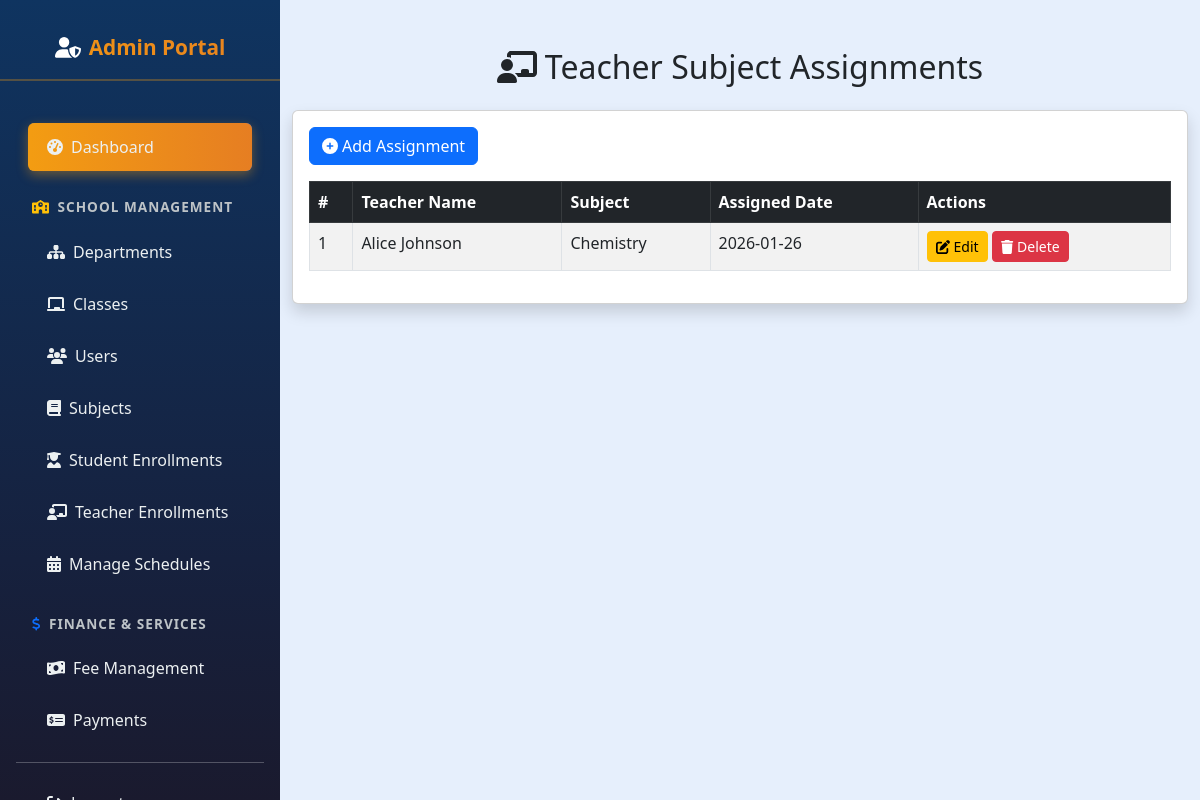
The app's page /admin/manage_assignments.php (signed in) with its own data.
### tables this page shows
CREATE TABLE `teacher_subjects` (
  `id` int(11) NOT NULL,
  `teacher_id` int(11) NOT NULL,
  `subject_id` int(11) NOT NULL,
  `assigned_date` date DEFAULT curdate()
);

CREATE TABLE `users` (
  `user_id` int(11) NOT NULL,
  `usertype` enum('Teacher','Student') NOT NULL,
  `first_name` varchar(50) NOT NULL,
  `last_name` varchar(50) NOT NULL,
  `email` varchar(100) NOT NULL,
  `password_hash` varchar(255) NOT NULL,
  `gender` enum('Male','Female','Other') NOT NULL,
  `dob` date NOT NULL,
  `contact_number` varchar(20) DEFAULT NULL,
  `address` text DEFAULT NULL,
  `profile_picture` varchar(255) DEFAULT NULL,
  `class_id` int(11) DEFAULT NULL,
  `created_at` datetime DEFAULT current_timestamp(),
  `updated_at` datetime DEFAULT current_timestamp() ON UPDATE current_timestamp()
);

CREATE TABLE `subjects` (
  `subject_id` int(11) NOT NULL,
  `subject_name` varchar(100) NOT NULL,
  `class_id` int(11) NOT NULL,
  `created_at` datetime DEFAULT current_timestamp(),
  `department_id` int(11) DEFAULT NULL,
  `credit_hours` int(11) NOT NULL DEFAULT 0
);

### admin/manage_assignments.php (the view, shortened to what this page needs)
<?php
include('config.php');
$result = $conn->query("
    SELECT ts.id, u.first_name, u.last_name, s.subject_name, ts.assigned_date
    FROM teacher_subjects ts
    JOIN users u ON ts.teacher_id = u.user_id
    JOIN subjects s ON ts.subject_id = s.subject_id
    ORDER BY ts.assigned_date DESC
");
?>
<!DOCTYPE html>
<html lang="en">
<head>
<link href="https://cdn.jsdelivr.net/npm/bootstrap@5.3.0/dist/css/bootstrap.min.css" rel="stylesheet" />
</head>
<body style="margin-left:280px; background-color:#e6effc;">
<?php include('admin_sidebar.php'); ?>
<div class="container mt-5">
<h2 class="mb-4 text-center"><i class="fas fa-chalkboard-teacher me-2"></i>Teacher Subject Assignments</h2>
<div class="card shadow">
<div class="card-body">
<div class="mb-3">
<a href="add_assignment.php" class="btn btn-primary"><i class="fas fa-plus-circle me-1"></i>Add Assignment</a>
</div>
<?php if($result->num_rows > 0): ?>
<table class="table table-bordered table-striped">
<thead class="table-dark">
<tr>
<th>#</th>
<th>Teacher Name</th>
<th>Subject</th>
<th>Assigned Date</th>
<th>Actions</th>
</tr>
</thead>
<tbody>
<?php $i=1; while($row = $result->fetch_assoc()): ?>
<tr>
<td><?= $i++ ?></td>
<td><?= htmlspecialchars($row['first_name'].' '.$row['last_name']) ?></td>
<td><?= htmlspecialchars($row['subject_name']) ?></td>
<td><?= htmlspecialchars($row['assigned_date']) ?></td>
<td>
<a href="edit_assignment.php?id=<?= $row['id'] ?>" class="btn btn-sm btn-warning"><i class="fas fa-edit me-1"></i>Edit</a>
<a href="manage_assignments.php?delete_id=<?= $row['id'] ?>" class="btn btn-sm btn-danger" onclick="return confirm('Delete this assignment?');"><i class="fas fa-trash me-1"></i>Delete</a>
</td>
</tr>
<?php endwhile; ?>
</tbody>
</table>
<?php else: ?>
<p class="text-center">No assignments found.</p>
<?php endif; ?>
</div>
</div>
</div>
</body>
</html>

### admin/admin_sidebar.php (style rules this page uses)
body { font-family: 'Segoe UI', Tahoma, Geneva, Verdana, sans-serif; margin-left: 280px; background-color: #e6effc; }

### records on screen
teacher_subjects: teacher.last_name "Alice Johnson", subject.subject_name "Chemistry", assigned_date "2026-01-26"
